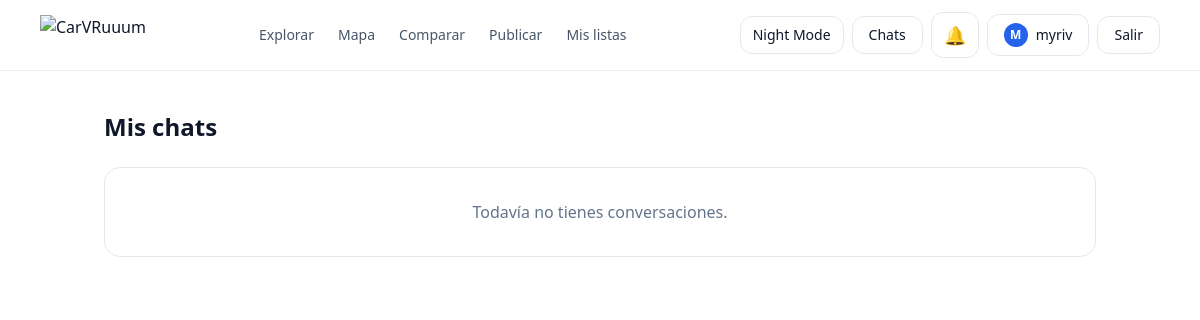
The app's page /messages/ (signed in), older data.
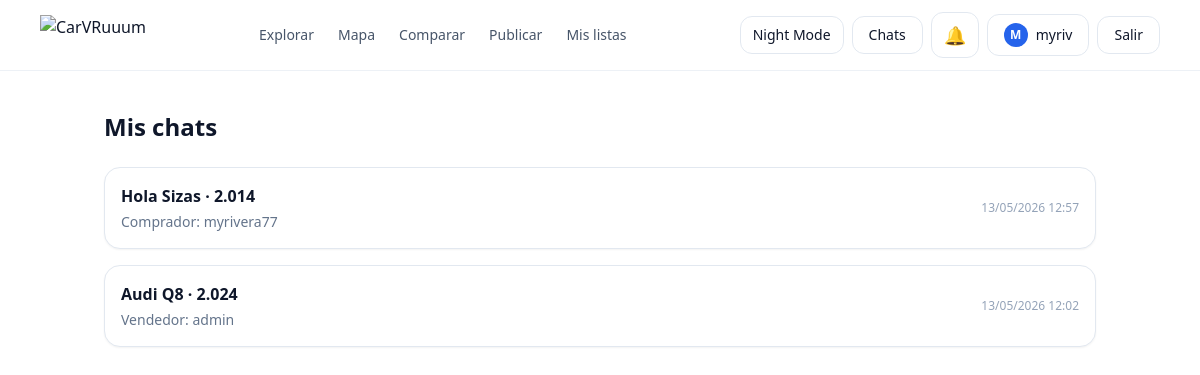
The same page, newer data.
### messaging/models.py (models this page shows, shortened)
class Conversation(models.Model):
    car = models.ForeignKey(
        "cars.Car",
        on_delete=models.CASCADE,
        related_name="conversations",
    )
    buyer = models.ForeignKey(
        User,
        on_delete=models.CASCADE,
        related_name="buyer_conversations",
    )
    seller = models.ForeignKey(
        User,
        on_delete=models.CASCADE,
        related_name="seller_conversations",
    )
    created_at = models.DateTimeField(auto_now_add=True)
    updated_at = models.DateTimeField(auto_now=True)
    class Meta:
        ordering = ["-updated_at"]
        constraints = [
            models.UniqueConstraint(
                fields=["car", "buyer", "seller"],
                name="unique_conversation_per_car_buyer_seller",
            )
        ]

### cars/models.py (models this page shows, shortened)
class Car(models.Model):
    owner = models.ForeignKey(settings.AUTH_USER_MODEL, on_delete=models.CASCADE, related_name="cars")
    make = models.CharField(max_length=60)
    model = models.CharField(max_length=60)
    year = models.PositiveIntegerField(validators=[MinValueValidator(1950), MaxValueValidator(2100)])
    price = models.PositiveIntegerField(validators=[MinValueValidator(0)])
    mileage_km = models.PositiveIntegerField(default=0, validators=[MinValueValidator(0)])
    is_sold = models.BooleanField(default=False)
    sold_at = models.DateTimeField(blank=True, null=True)
    city = models.CharField(max_length=80, blank=True, default="")
    description = models.TextField(blank=True, default="")
    is_active = models.BooleanField(default=True)
    view_count = models.PositiveIntegerField(default=0)
    created_at = models.DateTimeField(auto_now_add=True)
    class Meta:
        ordering = ["-created_at"]

### messaging/views.py (the view)
# urls.py: path("", views.conversation_list, name="conversation_list"),
@login_required
def conversation_list(request):
    conversations = (
        Conversation.objects
        .filter(Q(buyer=request.user) | Q(seller=request.user))
        .select_related("car", "buyer", "seller")
        .order_by("-updated_at")
    )
    return render(
        request,
        "messaging/conversation_list.html",
        {"conversations": conversations},
    )

### notifications/context_processors.py (called while the page is built, shortened)
def notifications(request):
    if request.user.is_authenticated:
        unread_qs = request.user.notifications.filter(
            is_read=False
        ).order_by("-created_at")[:10]
        notifications_list = []
        return {
            "navbar_notifications": notifications_list,
            "navbar_notifications_count": len(notifications_list),
        }
    return {}

### messaging/templates/messaging/conversation_list.html (shortened to what this page needs)
{% extends "base.html" %}
{% block content %}
<section class="mx-auto max-w-5xl px-4 py-10">
  <div class="mb-6 flex items-center justify-between">
    <h1 class="text-2xl font-bold">Mis chats</h1>
  </div>
  {% if conversations %}
    <div class="space-y-4">
      {% for conv in conversations %}
        <a href="{% url 'messaging:conversation_detail' conv.id %}"
           class="block rounded-2xl border border-slate-200 bg-white p-4 shadow-sm transition hover:bg-slate-50 dark:border-slate-800 dark:bg-slate-900 dark:hover:bg-slate-800">
          <div class="flex items-center justify-between gap-4">
            <div>
              <p class="font-semibold text-slate-900 dark:text-white">
                {{ conv.car.make }} {{ conv.car.model }} · {{ conv.car.year }}
              </p>
              <p class="mt-1 text-sm text-slate-500">
                {% if request.user == conv.buyer %}
                  Vendedor: {{ conv.seller.username }}
                {% else %}
                  Comprador: {{ conv.buyer.username }}
                {% endif %}
              </p>
            </div>
            <span class="text-xs text-slate-400">
              {{ conv.updated_at|date:"d/m/Y H:i" }}
            </span>
          </div>
        </a>
      {% endfor %}
    </div>
  {% else %}
    <div class="rounded-2xl border border-slate-200 bg-white p-8 text-center dark:border-slate-800 dark:bg-slate-900">
      <p class="text-slate-500">Todavía no tienes conversaciones.</p>
    </div>
  {% endif %}
</section>
{% endblock %}

Row changes from the older to the newer data that the page shows:
added Conversation: car.make "Hola", car.model "Sizas", car.year "2.014", buyer.username "myrivera77", updated_at "13/05/2026 12:57"
added Conversation: car.make "Audi", car.model "Q8", car.year "2.024", seller.username "admin", updated_at "13/05/2026 12:02"
Text that changed along with them:
text no longer shown: "Todavía no tienes conversaciones."
